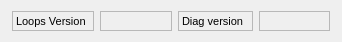
<?xml version="1.0" encoding="UTF-8"?>
<ui version="4.0">
 <class>Form</class>
 <widget class="QWidget" name="Form">
  <property name="geometry">
   <rect>
    <x>0</x>
    <y>0</y>
    <width>342</width>
    <height>40</height>
   </rect>
  </property>
  <property name="windowTitle">
   <string>Form</string>
  </property>
  <layout class="QGridLayout" name="gridLayout">
   <item row="0" column="0">
    <layout class="QHBoxLayout" name="horizontalLayout_3">
     <item>
      <widget class="QLabel" name="label_183">
       <property name="sizePolicy">
        <sizepolicy hsizetype="Fixed" vsizetype="Fixed">
         <horstretch>0</horstretch>
         <verstretch>0</verstretch>
        </sizepolicy>
       </property>
       <property name="minimumSize">
        <size>
         <width>82</width>
         <height>20</height>
        </size>
       </property>
       <property name="maximumSize">
        <size>
         <width>50</width>
         <height>20</height>
        </size>
       </property>
       <property name="font">
        <font>
         <pointsize>8</pointsize>
        </font>
       </property>
       <property name="frameShape">
        <enum>QFrame::StyledPanel</enum>
       </property>
       <property name="text">
        <string>Loops Version</string>
       </property>
      </widget>
     </item>
     <item>
      <widget class="TaurusLabel" name="tauValueLabel_loopVersion">
       <property name="sizePolicy">
        <sizepolicy hsizetype="Fixed" vsizetype="Fixed">
         <horstretch>0</horstretch>
         <verstretch>0</verstretch>
        </sizepolicy>
       </property>
       <property name="minimumSize">
        <size>
         <width>40</width>
         <height>20</height>
        </size>
       </property>
       <property name="maximumSize">
        <size>
         <width>100</width>
         <height>20</height>
        </size>
       </property>
       <property name="font">
        <font>
         <pointsize>7</pointsize>
        </font>
       </property>
       <property name="frameShape">
        <enum>QFrame::StyledPanel</enum>
       </property>
      </widget>
     </item>
     <item>
      <widget class="QLabel" name="label_184">
       <property name="sizePolicy">
        <sizepolicy hsizetype="Fixed" vsizetype="Fixed">
         <horstretch>0</horstretch>
         <verstretch>0</verstretch>
        </sizepolicy>
       </property>
       <property name="minimumSize">
        <size>
         <width>75</width>
         <height>20</height>
        </size>
       </property>
       <property name="maximumSize">
        <size>
         <width>50</width>
         <height>20</height>
        </size>
       </property>
       <property name="font">
        <font>
         <pointsize>8</pointsize>
        </font>
       </property>
       <property name="frameShape">
        <enum>QFrame::StyledPanel</enum>
       </property>
       <property name="text">
        <string>Diag version</string>
       </property>
      </widget>
     </item>
     <item>
      <widget class="TaurusLabel" name="tauValueLabel_diagVersion">
       <property name="sizePolicy">
        <sizepolicy hsizetype="Fixed" vsizetype="Fixed">
         <horstretch>0</horstretch>
         <verstretch>0</verstretch>
        </sizepolicy>
       </property>
       <property name="minimumSize">
        <size>
         <width>40</width>
         <height>20</height>
        </size>
       </property>
       <property name="maximumSize">
        <size>
         <width>100</width>
         <height>20</height>
        </size>
       </property>
       <property name="font">
        <font>
         <pointsize>7</pointsize>
        </font>
       </property>
       <property name="frameShape">
        <enum>QFrame::StyledPanel</enum>
       </property>
      </widget>
     </item>
    </layout>
   </item>
  </layout>
 </widget>
 <customwidgets>
  <customwidget>
   <class>TaurusLabel</class>
   <extends>QLabel</extends>
   <header>taurus.qt.qtgui.display</header>
  </customwidget>
 </customwidgets>
 <resources/>
 <connections/>
</ui>
